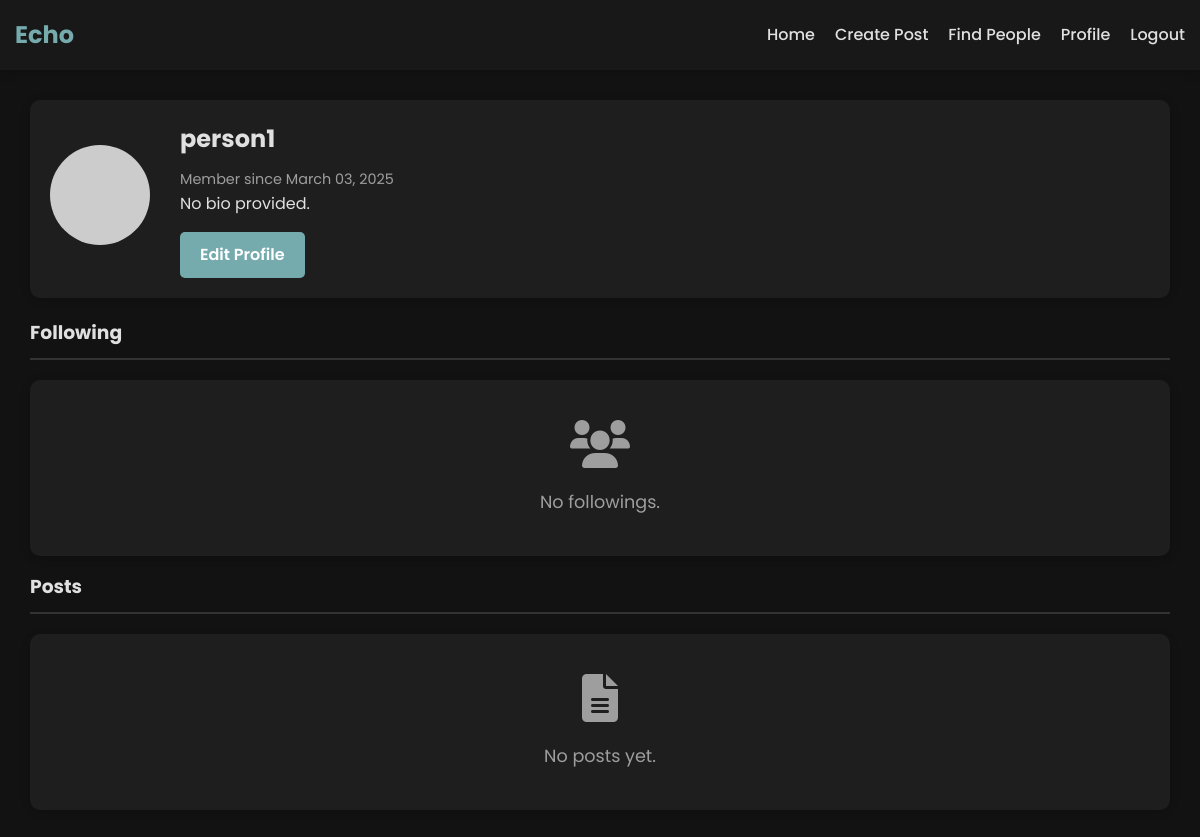
The page /profile/person1 (signed in) on the database as committed earlier.
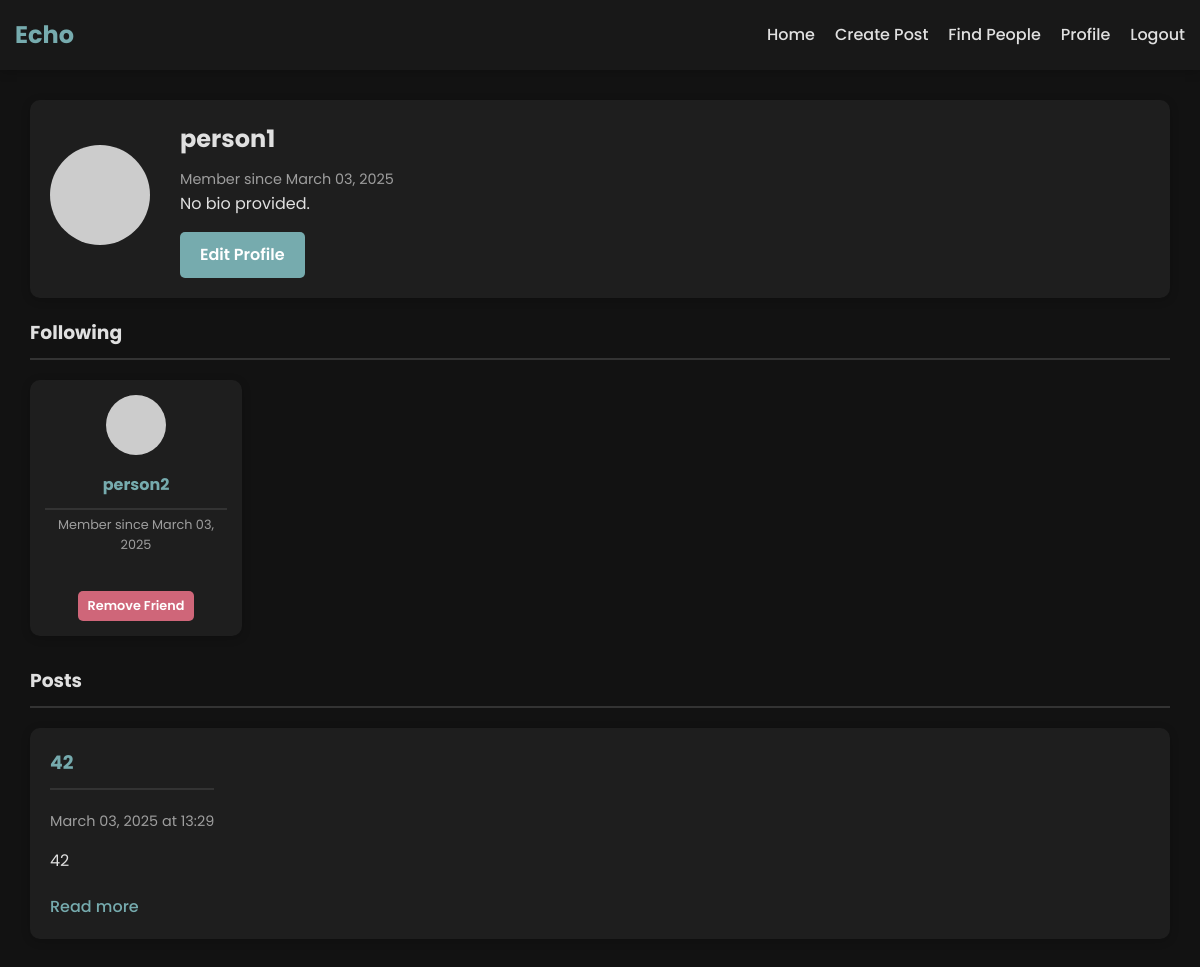
The same page on the database as committed later.
### app.py (models this page shows, shortened)
class User(UserMixin, db.Model):
    id = db.Column(db.Integer, primary_key=True)
    username = db.Column(db.String(80), unique=True, nullable=False)
    email = db.Column(db.String(120), unique=True, nullable=False)
    password_hash = db.Column(db.String(128), nullable=False)
    bio = db.Column(db.Text, default='')
    join_date = db.Column(db.DateTime, default=datetime.utcnow)
    posts = db.relationship('Post', backref='author', lazy=True, cascade='all, delete-orphan')
    likes = db.relationship('Like', backref='user', lazy='dynamic', cascade='all, delete-orphan')
    comments = db.relationship('Comment', backref='user', lazy='dynamic', cascade='all, delete-orphan')
    friends = db.relationship(
        'User',
        secondary=friendship,
        primaryjoin=(friendship.c.user_id == id),
        secondaryjoin=(friendship.c.friend_id == id),
        backref=db.backref('followed_by', lazy='dynamic'),
        lazy='dynamic'
    )

class Post(db.Model):
    id = db.Column(db.Integer, primary_key=True)
    title = db.Column(db.String(100), nullable=False)
    content = db.Column(db.Text, nullable=False)
    timestamp = db.Column(db.DateTime, default=datetime.utcnow)
    user_id = db.Column(db.Integer, db.ForeignKey('user.id'), nullable=False)
    edited = db.Column(db.Boolean, default=False)
    edited_timestamp = db.Column(db.DateTime, nullable=True)
    likes = db.relationship('Like', backref='post', lazy='dynamic', cascade='all, delete-orphan')
    comments = db.relationship('Comment', backref='post', lazy='dynamic', cascade='all, delete-orphan')

### app.py (the view)
@app.route('/profile/<username>')
@login_required
def profile(username):
    user = User.query.filter_by(username=username).first_or_404()
    posts = Post.query.filter_by(author=user).order_by(Post.timestamp.desc()).all()
    friends = user.friends.all()
    return render_template('profile.html', user=user, posts=posts, friends=friends)

### app.py (called while the page is built)
@login_manager.user_loader
def load_user(user_id):
    return User.query.get(int(user_id))

### templates/profile.html (shortened to what this page needs)
{% extends 'base.html' %}
{% block content %}
<div class="profile-container">
    <div class="profile-header">
        <div class="profile-avatar">
            <img src="https://ui-avatars.com/api/?name={{ user.username }}&size=128&background=random" alt="Profile">
        </div>
        <div class="profile-info">
            <h2>{{ user.username }}</h2>
            <p class="join-date">Member since {{ user.join_date.strftime('%B %d, %Y') }}</p>
            <p class="bio">{{ user.bio or "No bio provided." }}</p>
            {% if current_user.is_authenticated and current_user.id == user.id %}
                <a href="{{ url_for('edit_profile') }}" class="btn btn-secondary">Edit Profile</a>
            {% elif current_user.is_authenticated and current_user.id != user.id %}
                {% if current_user.is_friend(user) %}
                    <a href="{{ url_for('remove_friend', user_id=user.id) }}" class="btn btn-danger">Remove Friend</a>
                {% else %}
                    <a href="{{ url_for('add_friend', user_id=user.id) }}" class="btn btn-primary">Add Friend</a>
                {% endif %}
            {% endif %}
        </div>
    </div>
    <div class="profile-content">
        <h3 class="profile-tag">Following</h3>
        {% if friends %}
            <div class="friends-container">
                {% for friend in friends %}
                    <div class="user-card">
                        <div class="user-avatar">
                            <img src="https://ui-avatars.com/api/?name={{ friend.username }}&size=80&background=random" alt="{{ friend.username }}">
                        </div>
                        <div class="user-info">
                            <h3><a href="{{ url_for('profile', username=friend.username) }}">{{ friend.username }}</a></h3>
                            <p class="join-date">Member since {{ friend.join_date.strftime('%B %d, %Y') }}</p>
                        </div>
                        <div class="user-actions">
                            {% if current_user.is_authenticated and current_user.id == user.id %}
                                <a href="{{ url_for('remove_friend', user_id=friend.id) }}" class="btn btn-danger">Remove Friend</a>
                            {% endif %}
                        </div>
                    </div>
                {% endfor %}
            </div>
        {% else %}
            <div class="empty-state">
                <i class="fas fa-users"></i>
                <p>No followings.</p>
            </div>
        {% endif %}
        <h3 class="profile-tag">Posts</h3>
        {% if posts %}
            <div class="posts-container">
                {% for post in posts %}
                    <div class="post-card">
                        <div class="post-header">
                            <div class="post-info">
                                <h3><a href="{{ url_for('post', post_id=post.id) }}">{{ post.title }}</a></h3>
                                <p class="date">{{ post.timestamp.strftime('%B %d, %Y at %H:%M') }}</p>
                            </div>
                        </div>
                        <div class="post-content">
                            <p>{{ post.content[:200] }}{% if post.content|length > 200 %}...{% endif %}</p>
                            <a href="{{ url_for('post', post_id=post.id) }}" class="read-more">Read more</a>
                        </div>
                    </div>
                {% endfor %}
            </div>
        {% else %}
            <div class="empty-state">
                <i class="fas fa-file-alt"></i>
                <p>No posts yet.</p>
            </div>
        {% endif %}
    </div>
</div>
{% endblock %}

Rows that differ between the two databases and show on the page:
now on this page (row unchanged): User: username "person2", join_date "March 03, 2025"
added Post: title "42", timestamp "March 03, 2025 at 13:29", content "42"
Other text that changed with them:
text no longer shown: "No followings. No posts yet."
